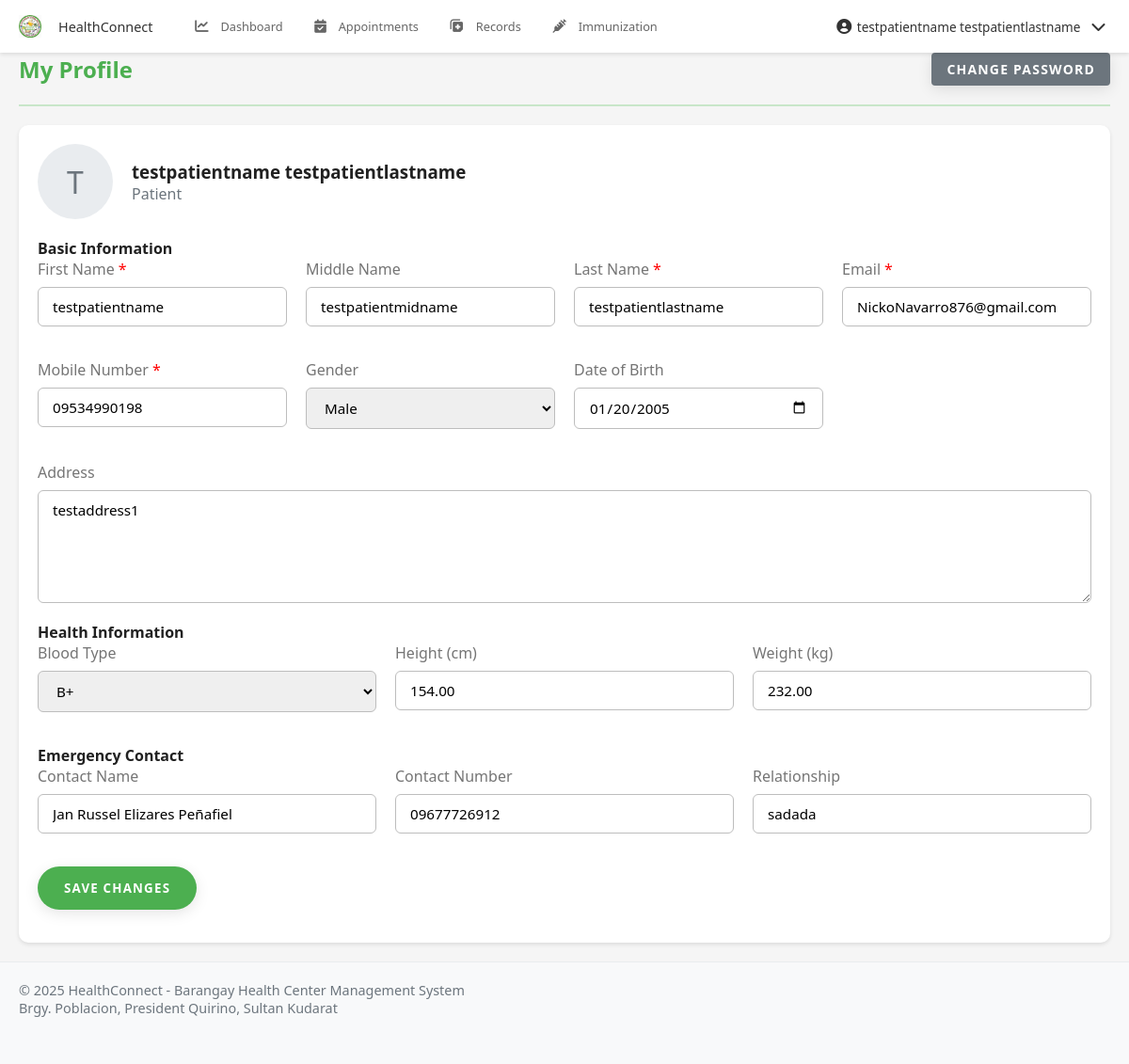
Page /pages/patient/profile.php (signed in) on the committed database.
### tables this page shows
CREATE TABLE `users` (
  `user_id` int(11) NOT NULL,
  `role_id` int(11) DEFAULT NULL,
  `username` varchar(50) NOT NULL,
  `email` varchar(100) NOT NULL,
  `password` varchar(255) NOT NULL,
  `mobile_number` varchar(20) DEFAULT NULL,
  `first_name` varchar(100) NOT NULL,
  `middle_name` varchar(100) DEFAULT NULL,
  `last_name` varchar(100) NOT NULL,
  `gender` enum('Male','Female','Other') DEFAULT NULL,
  `date_of_birth` date DEFAULT NULL,
  `address` text DEFAULT NULL,
  `profile_picture` varchar(255) DEFAULT NULL,
  `is_active` tinyint(1) DEFAULT 1,
  `last_login` datetime DEFAULT NULL,
  `otp` varchar(6) DEFAULT NULL,
  `otp_expiry` datetime DEFAULT NULL,
  `created_at` timestamp NOT NULL DEFAULT current_timestamp(),
  `updated_at` timestamp NOT NULL DEFAULT current_timestamp() ON UPDATE current_timestamp()
);

CREATE TABLE `patients` (
  `patient_id` int(11) NOT NULL,
  `user_id` int(11) DEFAULT NULL,
  `blood_type` varchar(5) DEFAULT NULL,
  `height` decimal(5,2) DEFAULT NULL,
  `weight` decimal(5,2) DEFAULT NULL,
  `emergency_contact_name` varchar(200) DEFAULT NULL,
  `emergency_contact_number` varchar(20) DEFAULT NULL,
  `emergency_contact_relationship` varchar(100) DEFAULT NULL,
  `created_at` timestamp NOT NULL DEFAULT current_timestamp(),
  `updated_at` timestamp NOT NULL DEFAULT current_timestamp() ON UPDATE current_timestamp(),
  `is_approved` tinyint(1) DEFAULT 0,
  `approved_at` timestamp NULL DEFAULT NULL
);

### pages/patient/profile.php (the view, shortened to what this page needs)
<?php
$database = new Database();
$conn = $database->getConnection();
try {
    $user_query = "SELECT u.* FROM users u WHERE u.user_id = :user_id";
    $stmt = $conn->prepare($user_query);
    $stmt->execute([':user_id' => $_SESSION['user_id']]);
    $user = $stmt->fetch(PDO::FETCH_ASSOC);
    $role_query = "SELECT * FROM patients WHERE user_id = :user_id";
    $stmt = $conn->prepare($role_query);
    $stmt->execute([':user_id' => $_SESSION['user_id']]);
    $role_details = $stmt->fetch(PDO::FETCH_ASSOC);
} catch (Exception $e) {
    $error_message = "Error loading profile: " . $e->getMessage();
}
?>
<!DOCTYPE html>
<html lang="en">
<head>
    <?php include '../../includes/header_links.php'; ?>
</head>
<body>
    <?php include '../../includes/navbar.php'; ?>
    <div class="container">
        <div class="dashboard-header">
            <h2>My Profile</h2>
            <div>
                <a href="change_password.php" class="btn btn-secondary">Change Password</a>
            </div>
        </div>
        <form method="POST" class="profile-section">
            <div class="profile-header">
                <div class="profile-avatar">
                    <?php echo strtoupper(substr($user['first_name'], 0, 1)); ?>
                </div>
                <div>
                    <h3><?php echo htmlspecialchars($user['first_name'] . ' ' . $user['last_name']); ?></h3>
                    <p class="text-muted">Patient</p>
                </div>
            </div>
            <h4>Basic Information</h4>
            <div class="form-row">
                <div class="form-group">
                    <label class="required" for="first_name">First Name</label>
                    <input type="text" id="first_name" name="first_name" class="form-control"
                           value="<?php echo htmlspecialchars($user['first_name']); ?>" required>
                </div>
                <div class="form-group">
                    <label for="middle_name">Middle Name</label>
                    <input type="text" id="middle_name" name="middle_name" class="form-control"
                           value="<?php echo htmlspecialchars($user['middle_name']); ?>">
                </div>
                <div class="form-group">
                    <label class="required" for="last_name">Last Name</label>
                    <input type="text" id="last_name" name="last_name" class="form-control"
                           value="<?php echo htmlspecialchars($user['last_name']); ?>" required>
                </div>
                <div class="form-group">
                    <label class="required" for="email">Email</label>
                    <input type="email" id="email" name="email" class="form-control"
                           value="<?php echo htmlspecialchars($user['email']); ?>" required>
                </div>
                <div class="form-group">
                    <label class="required" for="mobile_number">Mobile Number</label>
                    <input type="tel" id="mobile_number" name="mobile_number" class="form-control"
                           value="<?php echo htmlspecialchars($user['mobile_number']); ?>" required>
                </div>
                <div class="form-group">
                    <label for="gender">Gender</label>
                    <select id="gender" name="gender" class="form-control">
                        <option value="Male" <?php echo $user['gender'] === 'Male' ? 'selected' : ''; ?>>Male</option>
                    </select>
                </div>
                <div class="form-group">
                    <label for="date_of_birth">Date of Birth</label>
                    <input type="date" id="date_of_birth" name="date_of_birth" class="form-control"
                           value="<?php echo htmlspecialchars($user['date_of_birth']); ?>">
                </div>
            </div>
            <div class="form-group">
                <label for="address">Address</label>
                <textarea id="address" name="address" class="form-control" rows="3"><?php echo htmlspecialchars($user['address']); ?></textarea>
            </div>
            <h4>Health Information</h4>
            <div class="form-row">
                <div class="form-group">
                    <label for="blood_type">Blood Type</label>
                    <select id="blood_type" name="blood_type" class="form-control">
                        <option value="B+" <?php echo $role_details['blood_type'] === 'B+' ? 'selected' : ''; ?>>B+</option>
                    </select>
                </div>
                <div class="form-group">
                    <label for="height">Height (cm)</label>
                    <input type="number" step="0.01" id="height" name="height" class="form-control"
                           value="<?php echo htmlspecialchars($role_details['height']); ?>">
                </div>
                <div class="form-group">
                    <label for="weight">Weight (kg)</label>
                    <input type="number" step="0.01" id="weight" name="weight" class="form-control"
                           value="<?php echo htmlspecialchars($role_details['weight']); ?>">
                </div>
            </div>
            <h4>Emergency Contact</h4>
            <div class="form-row">
                <div class="form-group">
                    <label for="emergency_contact_name">Contact Name</label>
                    <input type="text" id="emergency_contact_name" name="emergency_contact_name" class="form-control"
                           value="<?php echo htmlspecialchars($role_details['emergency_contact_name']); ?>">
                </div>
                <div class="form-group">
                    <label for="emergency_contact_number">Contact Number</label>
                    <input type="tel" id="emergency_contact_number" name="emergency_contact_number" class="form-control"
                           value="<?php echo htmlspecialchars($role_details['emergency_contact_number']); ?>">
                </div>
                <div class="form-group">
                    <label for="emergency_contact_relationship">Relationship</label>
                    <input type="text" id="emergency_contact_relationship" name="emergency_contact_relationship" class="form-control"
                           value="<?php echo htmlspecialchars($role_details['emergency_contact_relationship']); ?>">
                </div>
            </div>
            <div class="form-group text-right">
                <button type="submit" class="btn btn-primary">Save Changes</button>
            </div>
        </form>
    </div>
    <?php include '../../includes/footer.php'; ?>
</body>
</html>

### assets/css/style.css (style rules this page uses)
:root { --primary-color: #4CAF50; --primary-dark: #388E3C; --primary-light: #C8E6C9; --accent-color: #FF5722; --text-primary: #212121; --text-secondary: #757575; --divider-color: #BDBDBD; --background-color: #F5F5F5; --white: #FFFFFF; --error: #F44336; --warning: #FFC107; --info: #2196F3; --success: #4CAF50; }
* { margin: 0; padding: 0; box-sizing: border-box; font-family: 'Poppins', 'Segoe UI', Arial, sans-serif; }
html, body { height: 100%; background-color: var(--background-color); color: var(--text-primary); font-size: 16px; overflow-x: hidden; }
a { color: var(--primary-dark); text-decoration: none; transition: color 0.3s ease; }
.container { width: 100%; max-width: 1200px; margin: 0 auto; padding: 0 20px; }
.btn { display: inline-block; padding: 14px 28px; background-color: var(--primary-color); color: var(--white); border-radius: 30px; font-weight: 600; text-transform: uppercase; letter-spacing: 1.2px; transition: all 0.3s ease; cursor: pointer; border: none; box-shadow: 0 4px 15px rgba(0,0,0,0.1); }
.form-group { margin-bottom: 20px; }
.form-group label { display: block; margin-bottom: 8px; font-weight: 500; color: var(--text-primary); }
.form-control { width: 100%; padding: 12px 15px; border: 1px solid var(--divider-color); border-radius: 4px; font-size: 1rem; transition: border-color 0.3s ease, box-shadow 0.3s ease; }
textarea.form-control { resize: vertical; min-height: 120px; }
.form-row { display: flex; gap: 20px; margin-bottom: 0; }
.form-group { margin-bottom: 25px; flex: 1; }
.form-control { width: 100%; padding: 15px; border: 1px solid #e0e0e0; border-radius: 8px; font-size: 1rem; transition: all 0.3s ease; }
.dashboard-header { display: flex; justify-content: space-between; align-items: center; margin-bottom: 30px; }
.dashboard-header h2 { color: var(--primary-color); }
.dashboard-header { display: flex; justify-content: space-between; align-items: center; margin-bottom: 30px; padding-bottom: 20px; border-bottom: 2px solid var(--primary-light); }
.form-group { margin-bottom: 15px; }
.form-group label { display: block; margin-bottom: 8px; color: var(--text-primary); font-weight: 500; }
.form-control { width: 100%; padding: 10px 15px; border: 1px solid var(--divider-color); border-radius: 6px; font-size: 0.95rem; transition: border-color 0.3s ease; }
.form-group label { display: block; margin-bottom: 8px; color: var(--text-secondary); font-weight: 500; }
.text-muted { color: #6c757d !important; }
body { padding-top: 60px; padding-bottom: 70px; }

### pages/patient/profile.php (style rules this page uses)
.profile-section { background: #fff; border-radius: 10px; padding: 20px; margin-bottom: 20px; box-shadow: 0 2px 4px rgba(0,0,0,0.1); }
.profile-header { display: flex; align-items: center; margin-bottom: 20px; }
.profile-avatar { width: 80px; height: 80px; border-radius: 50%; background: #e9ecef; display: flex; align-items: center; justify-content: center; margin-right: 20px; font-size: 2em; color: #6c757d; }
.form-row { display: grid; grid-template-columns: repeat(auto-fit, minmax(250px, 1fr)); gap: 20px; margin-bottom: 20px; }
.required::after { content: "*"; color: red; margin-left: 4px; }
.dashboard-header { display: flex; justify-content: space-between; align-items: center; margin-bottom: 20px; }
.btn-secondary { background-color: #6c757d; color: white; padding: 8px 16px; text-decoration: none; border-radius: 4px; border: none; font-size: 14px; }

### includes/navbar.php (style rules this page uses)
body { padding-top: 48px; padding-bottom: 56px; }
@media (min-width: 769px) { body { padding-bottom: 0; } }
@media (min-width: 769px) { body { padding-top: 56px; } }

### rows in the picture
users: first_name "T", first_name+last_name "testpatientname testpatientlastname", first_name "testpatientname", middle_name "testpatientmidname", last_name "testpatientlastname", email "NickoNavarro876@gmail.com", mobile_number "09534990198", gender "Male", date_of_birth "01/20/2005", address "testaddress1"
patients: blood_type "B+", height "154.00", weight "232.00", emergency_contact_name "Jan Russel Elizares Peñafiel", emergency_contact_number "09677726912", emergency_contact_relationship "sadada"

### other values in the picture
$_SESSION['name'] "testpatientname testpatientlastname"
